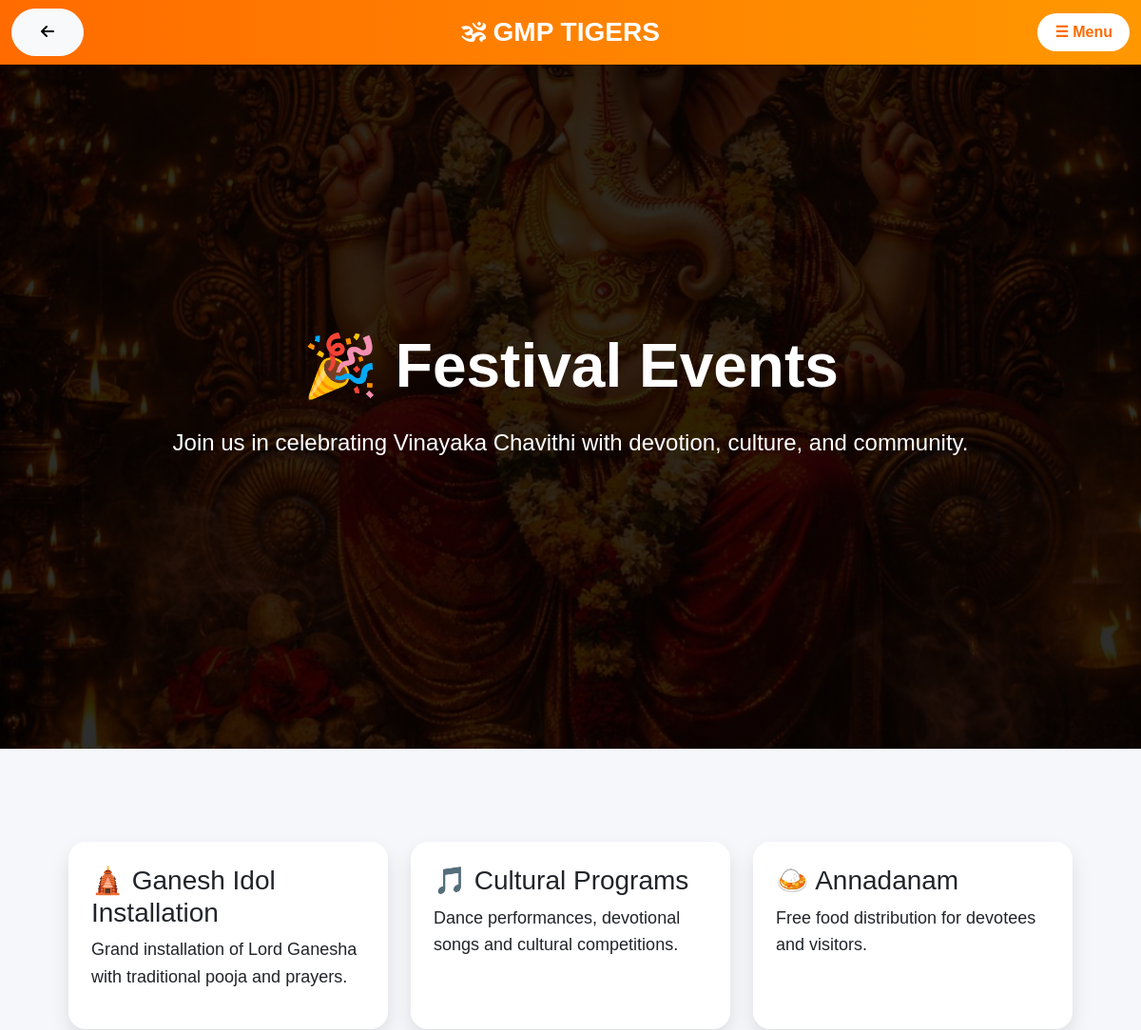
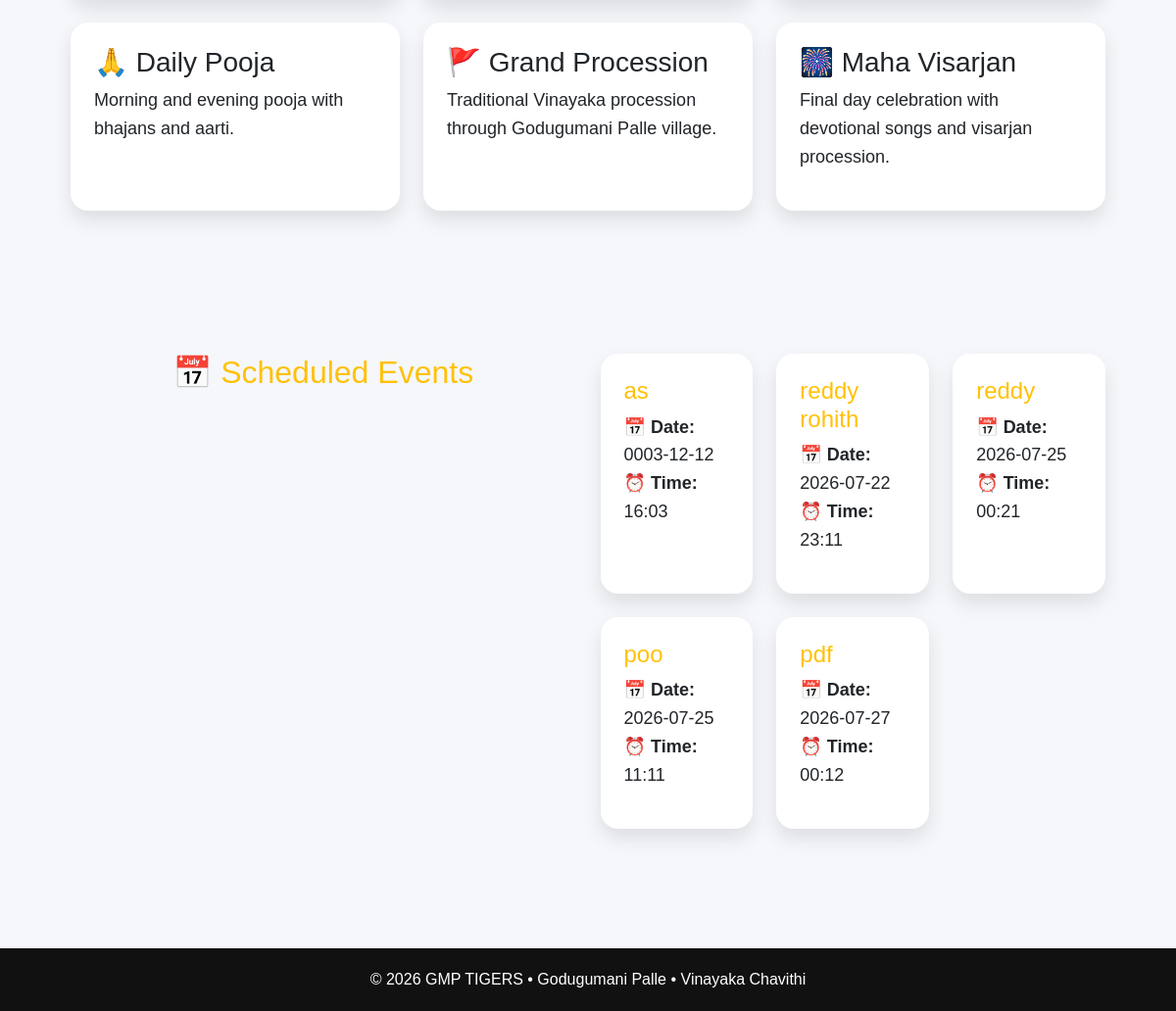
The app's page /events with its own data (2 pictures, top to bottom).
### tables this page shows
CREATE TABLE events(
    id INTEGER PRIMARY KEY AUTOINCREMENT,
    event TEXT NOT NULL,
    date TEXT NOT NULL,
    time TEXT NOT NULL
);

### app.py (the view)
@app.route("/events")
def events():
    conn = get_db()
    events = conn.execute(
        "SELECT * FROM events ORDER BY date ASC, time ASC"
    ).fetchall()
    conn.close()
    return render_template(
        "events.html",
        events=events
    )

### app.py (called while the page is built)
@app.before_request
def debug_request():
    print("=" * 60)
    print("METHOD:", request.method)
    print("PATH:", request.path)
    print("FORM KEYS:", list(request.form.keys()))
    print("FILE KEYS:", list(request.files.keys()))
    print("=" * 60)

def get_db():
    conn = sqlite3.connect(DATABASE)
    conn.row_factory = sqlite3.Row
    return conn

### templates/events.html (shortened to what this page needs)
{% extends "base.html" %}
{% block content %}
<section class="hero">
    <div class="hero-content">
        <h1>🎉 Festival Events</h1>
        <p>Join us in celebrating Vinayaka Chavithi with devotion, culture, and community.</p>
    </div>
</section>
<section class="container py-5">
    <div class="row g-4">
        <div class="col-md-4">
            <div class="card h-100 p-4">
                <h3>🛕 Ganesh Idol Installation</h3>
                <p>Grand installation of Lord Ganesha with traditional pooja and prayers.</p>
            </div>
        </div>
        <div class="col-md-4">
            <div class="card h-100 p-4">
                <h3>🎵 Cultural Programs</h3>
                <p>Dance performances, devotional songs and cultural competitions.</p>
            </div>
        </div>
        <div class="col-md-4">
            <div class="card h-100 p-4">
                <h3>🍛 Annadanam</h3>
                <p>Free food distribution for devotees and visitors.</p>
            </div>
        </div>
        <div class="col-md-4">
            <div class="card h-100 p-4">
                <h3>🙏 Daily Pooja</h3>
                <p>Morning and evening pooja with bhajans and aarti.</p>
            </div>
        </div>
        <div class="col-md-4">
            <div class="card h-100 p-4">
                <h3>🚩 Grand Procession</h3>
                <p>Traditional Vinayaka procession through Godugumani Palle village.</p>
            </div>
        </div>
        <div class="col-md-4">
            <div class="card h-100 p-4">
                <h3>🎆 Maha Visarjan</h3>
                <p>Final day celebration with devotional songs and visarjan procession.</p>
            </div>
        </div>
    </div>
</section>
<section class="container py-5">
    <h2 class="text-center text-warning mb-5">
        📅 Scheduled Events
    </h2>
    {% if events %}
    <div class="row">
        {% for event in events %}
        <div class="col-md-4 mb-4">
            <div class="card h-100 p-4">
                <h4 class="text-warning">
                    {{ event.event }}
                </h4>
                <p>
                    📅 <strong>Date:</strong> {{ event.date }}<br>
                    ⏰ <strong>Time:</strong> {{ event.time }}
                </p>
            </div>
        </div>
        {% endfor %}
    </div>
    {% else %}
    <div class="alert alert-info text-center">
        No events available.
    </div>
    {% endif %}
</section>
{% endblock %}

### templates/base.html (shortened to what this page needs)
<!DOCTYPE html>
<html lang="en">
<head>
<link href="https://cdn.jsdelivr.net/npm/bootstrap@5.3.3/dist/css/bootstrap.min.css" rel="stylesheet">
<link rel="stylesheet" href="https://cdnjs.cloudflare.com/ajax/libs/font-awesome/6.6.0/css/all.min.css">
<link rel="stylesheet" href="{{ url_for('static', filename='css/style.css') }}">
    <link rel="stylesheet" href="{{ url_for('static', filename='css/theme.css') }}">
</head>
<body>
<nav class="navbar sticky-top">
<div class="container-fluid d-flex align-items-center justify-content-between">
<button
class="btn btn-light"
onclick="if(document.referrer){history.back();}else{window.location='/';}">
<i class="fa-solid fa-arrow-left"></i>
</button>
<a class="navbar-brand mx-auto" href="/">
🕉 GMP TIGERS
</a>
<button
class="menu-btn"
type="button"
data-bs-toggle="offcanvas"
data-bs-target="#menu">
☰ Menu
</button>
</div>
</nav>
<main>
{% block content %}
{% endblock %}
</main>
<footer>
© 2026 GMP TIGERS • Godugumani Palle • Vinayaka Chavithi
</footer>
</body>
</html>

### static/css/style.css (style rules this page uses)
body { font-family: Arial, sans-serif; background: #f5f5f5; margin: 0; padding: 0; }
h1 { color: #ff6600; text-align: center; }
* { margin:0; padding:0; box-sizing:border-box; font-family:Arial,Helvetica,sans-serif; }
nav { background:#ff6600; padding:18px 50px; display:flex; justify-content:space-between; align-items:center; }
.hero { height:40vh; display:flex; justify-content:center; align-items:center; background: linear-gradient(rgba(0,0,0,.6),rgba(0,0,0,.6)), url("../images/ganesha.jpg"); background-size:cover; background-position:center; }
.hero h1 { color:white; font-size:60px; }
.container { width:90%; max-width:1200px; margin:50px auto; display:grid; grid-template-columns:repeat(auto-fit,minmax(280px,1fr)); gap:25px; }
.card { background:white; padding:25px; border-radius:15px; box-shadow:0 5px 15px rgba(0,0,0,.15); transition:.3s; }
.card p { font-size:18px; line-height:1.6; }
footer { background:#111; color:white; text-align:center; padding:20px; margin-top:40px; }
.navbar { background:#ff6b00; box-shadow:0 3px 10px rgba(0,0,0,.2); }
.navbar-brand { font-size:30px; font-weight:bold; color:#fff!important; }
.menu-btn { background:#fff; color:#ff6b00; font-weight:bold; border-radius:30px; padding:8px 18px; border:none; }
footer { background:#111; color:white; text-align:center; padding:20px; margin-top:50px; }

### static/css/theme.css (style rules this page uses)
:root { --primary:#ff6b00; --secondary:#ff9800; --bg:#f5f7fb; --dark:#222; --white:#fff; --radius:18px; }
body { background:var(--bg); font-family:Arial,Helvetica,sans-serif; }
.navbar { background:linear-gradient(90deg,#ff6b00,#ff9800)!important; box-shadow:0 5px 15px rgba(0,0,0,.15); }
.navbar-brand { color:white!important; font-size:28px; font-weight:bold; }
.hero { min-height:90vh; background: linear-gradient(rgba(0,0,0,.60),rgba(0,0,0,.60)), url("../images/ganesha.jpg"); background-size:cover; background-position:center; display:flex; justify-content:center; align-items:center; text-align:center; color:white; padding:30px; }
.hero-content { max-width:900px; }
.hero h1 { font-size:58px; margin-bottom:15px; }
.hero p { font-size:22px; margin:25px 0; }
.btn { border-radius:30px; padding:12px 30px; font-weight:bold; }
.card { border:none; border-radius:18px; box-shadow:0 10px 20px rgba(0,0,0,.10); transition:.3s; }
footer { background:#111; color:white; padding:20px; text-align:center; }
.hero { position:relative; overflow:hidden; }
.hero::before { content:""; position:absolute; inset:0; background:linear-gradient( rgba(0,0,0,.55), rgba(0,0,0,.55) ); }
.hero-content { position:relative; z-index:2; }
.hero h1 { font-size:64px; font-weight:700; }
.hero p { font-size:24px; }

### records on screen
events: event "as", date "0003-12-12", time "16:03"
events: event "reddy rohith", date "2026-07-22", time "23:11"
events: event "reddy", date "2026-07-25", time "00:21"
events: event "poo", date "2026-07-25", time "11:11"
events: event "pdf", date "2026-07-27", time "00:12"
